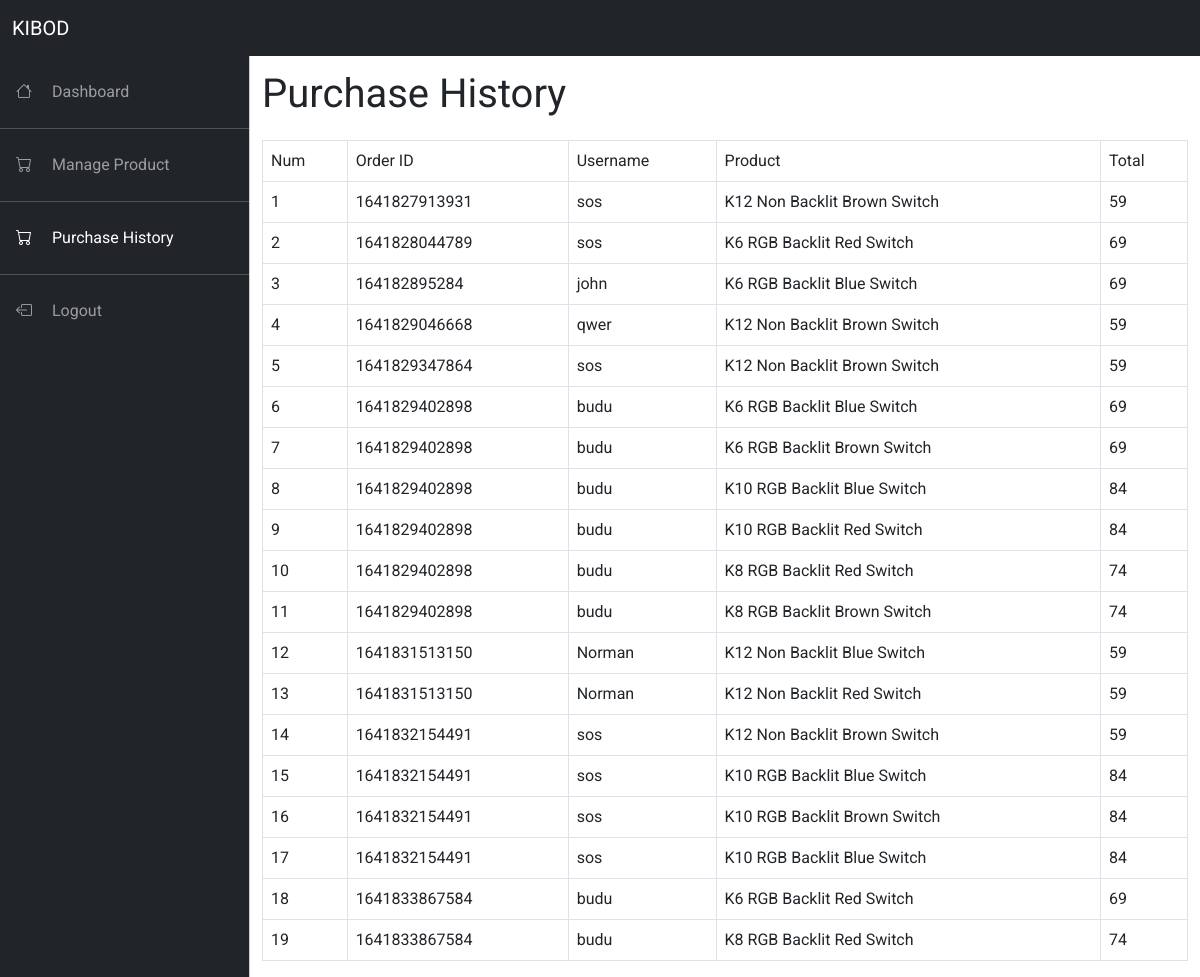
/admin/history.php, run on an earlier commit of the app's database.
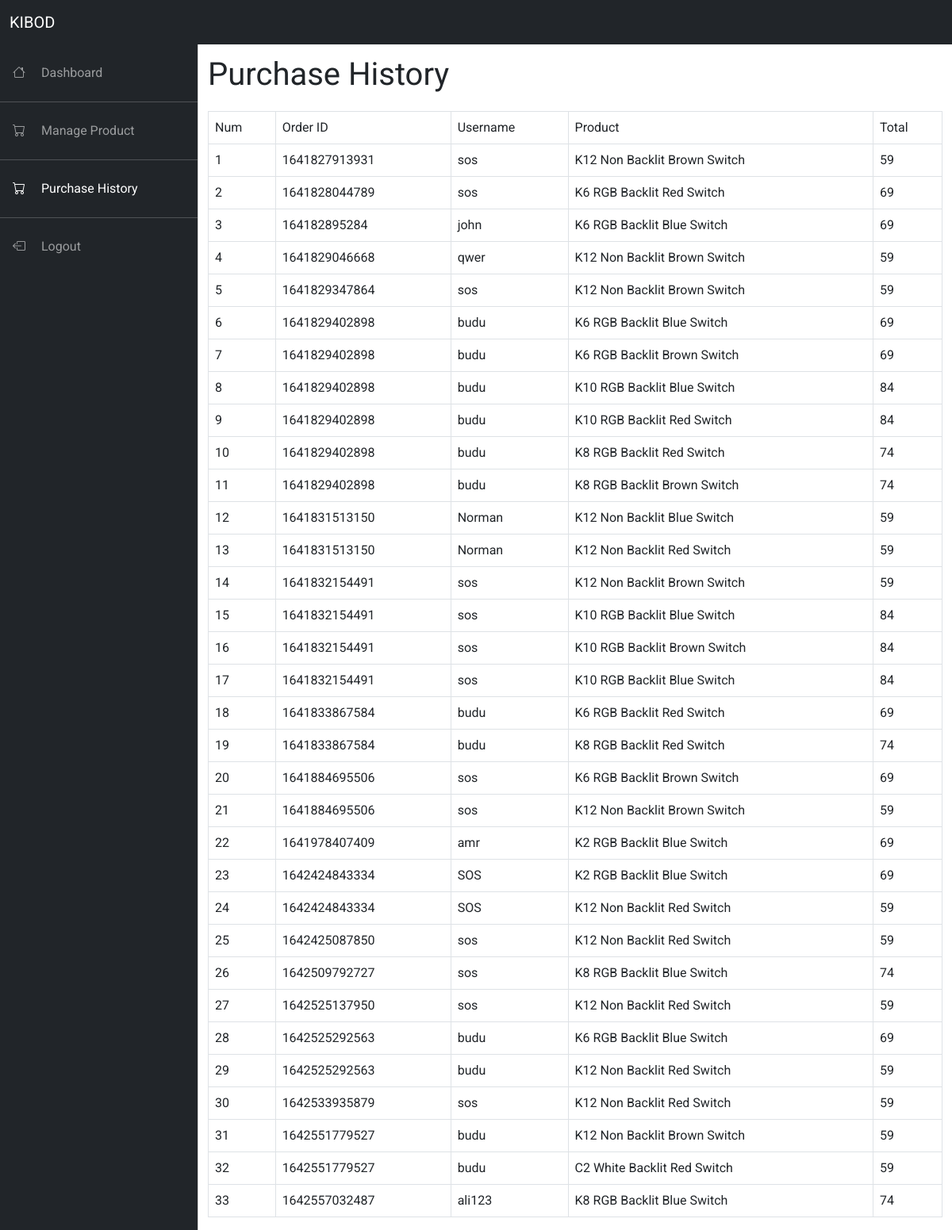
And on a later commit of the database.
### tables this page shows
CREATE TABLE IF NOT EXISTS `order_history` (
  `order_id` varchar(50) NOT NULL DEFAULT '',
  `username` varchar(50) DEFAULT NULL,
  `products` json DEFAULT NULL,
  `date_created` datetime DEFAULT CURRENT_TIMESTAMP,
  PRIMARY KEY (`order_id`),
  KEY `FK__user` (`username`),
  CONSTRAINT `FK__user` FOREIGN KEY (`username`) REFERENCES `user` (`username`)
);

### model/user.php (called while the page is built, shortened)
<?php
class User
{
    function getAllPurchase()
    {
        $conn = new mysqli(DB_HOST, DB_USER, DB_PASSWORD, DB_DATABASE);
        $sql = "SELECT * FROM order_history";
        $result = $conn->query($sql);
        if ($result->num_rows > 0) {
            $order_list = array();
            foreach ($result as $order) {
                $order_list[] = $order;
            }
            return $order_list;
        } else {
            $conn->close();
            return "0 results";
        }
    }
}

### admin/history.php (the view, shortened to what this page needs)
<!DOCTYPE html>
<html lang="en">
<head>
    <link rel="stylesheet" href="../css/bootstrap.min.css">
    <link rel="stylesheet" href="https://cdn.jsdelivr.net/npm/bootstrap-icons@1.7.2/font/bootstrap-icons.css">
    <link rel="stylesheet" href="../css/admin.css">
</head>
<body>
    <nav class="navbar navbar-expand-lg navbar-dark bg-dark fixed-top">
        <div class="container-fluid">
            <a class="navbar-brand me-auto " href="#">KIBOD</a>
        </div>
    </nav>
    <div class="offcanvas offcanvas-start bg-dark text-white sidebar-nav" tabindex="-1" id="offcanvasExample" aria-labelledby="offcanvasExampleLabel">
        <div class="offcanvas-body p-0">
            <nav class="navbar-dark">
                <ul class="navbar-nav my-3">
                    <li><a href="dashboard.php" class="nav-link px-3">
                            <span class="me-3">
                                <i class="bi bi-house"></i>
                            </span>
                            <span>Dashboard</span>
                        </a>
                    </li>
                    <li class="my-2">
                        <hr class="dropdown-divider">
                    </li>
                    <li><a href="products.php" class="nav-link px-3">
                            <span class="me-3">
                                <i class="bi bi-cart"></i>
                            </span>
                            <span>Manage Product</span>
                        </a>
                    </li>
                    <li class="my-2">
                        <hr class="dropdown-divider">
                    </li>
                    <li><a href="history.php" class="nav-link px-3 active">
                            <span class="me-3">
                                <i class="bi bi-cart"></i>
                            </span>
                            <span>Purchase History</span>
                        </a>
                    </li>
                    <li class="my-2">
                        <hr class="dropdown-divider">
                    </li>
                    <li><a href="../logout.php" class="nav-link px-3">
                            <span class="me-3">
                                <i class="bi bi-box-arrow-left"></i>
                            </span>
                            <span>Logout</span>
                        </a>
                    </li>
                </ul>
            </nav>
        </div>
    </div>
    <main class="mt-5 pt-3">
        <div class="container-fluid">
            <div class="row">
                <div class="col-md-12 fs-1">
                    Purchase History
                </div>
            </div>
            <div class="row mt-3">
                <div class="col-md-12">
                    <div class="table-responsive">
                        <table id="product_table" class="table table-stripped table-bordered">
                            <thead>
                                <tr>
                                    <td>Num</td>
                                    <td>Order ID</td>
                                    <td>Username</td>
                                    <td>Product</td>
                                    <td>Total</td>
                                </tr>
                            </thead>
                            <?php
                            require_once("../model/user.php");
                            $user = new User();
                            $history = $user->getAllPurchase();
                            $num = 0;
                            foreach ($history as $purchase) {
                            $product = json_decode($purchase['products'], true);
                            foreach ($product as $product_id) {
                                foreach ($product_id as $item) {
                                    ++$num;
                            ?>
                                <tbody>
                                    <tr>
                                        <td><?= $num; ?></td>
                                        <td><?= $purchase['order_id']; ?></td>
                                        <td><?= $purchase['username']; ?></td>
                                        <td><?= $item['name']; ?></td>
                                        <td><?= $item['price']; ?></td>
                                    </tr>
                                <?php
                                    }
                                }
                            }
                                ?>
                                </tbody>
                        </table>
                    </div>
                </div>
            </div>
        </div>
    </main>
</body>
</html>

### css/admin.css (style rules this page uses)
body { font-family : 'Roboto', sans-serif !important; background-size : cover; }
:root { --offcanvas-width: 250px; --topNavbarHeight: 56px; }
.sidebar-nav { width: var(--offcanvas-width); }
@media (min-width: 992px) { body { overflow: auto !important; } }
@media (min-width: 992px) { main { margin-left: var(--offcanvas-width); } }
@media (min-width: 992px) { .sidebar-nav { transform: none; visibility: visible !important; top: var(--topNavbarHeight); height: calc(100% - var(--topNavbarHeight)); } }

What changed in the data, as far as the page shows it:
added order_history: order_id "1641884695506", username "sos", name "K6 RGB Backlit Brown Switch", price "69", name "K12 Non Backlit Brown Switch", price "59"
added order_history: order_id "1641978407409", username "amr", name "K2 RGB Backlit Blue Switch", price "69"
added order_history: order_id "1642424843334", username "SOS", name "K2 RGB Backlit Blue Switch", price "69", name "K12 Non Backlit Red Switch", price "59"
added order_history: order_id "1642425087850", username "sos", name "K12 Non Backlit Red Switch", price "59"
added order_history: order_id "1642509792727", username "sos", name "K8 RGB Backlit Blue Switch", price "74"
added order_history: order_id "1642525137950", username "sos", name "K12 Non Backlit Red Switch", price "59"
added order_history: order_id "1642525292563", username "budu", name "K6 RGB Backlit Blue Switch", price "69", name "K12 Non Backlit Red Switch", price "59"
added order_history: order_id "1642533935879", username "sos", name "K12 Non Backlit Red Switch", price "59"
added order_history: order_id "1642551779527", username "budu", name "K12 Non Backlit Brown Switch", price "59", name "C2 White Backlit Red Switch"
added order_history: order_id "1642557032487", username "ali123", name "K8 RGB Backlit Blue Switch", price "74"
